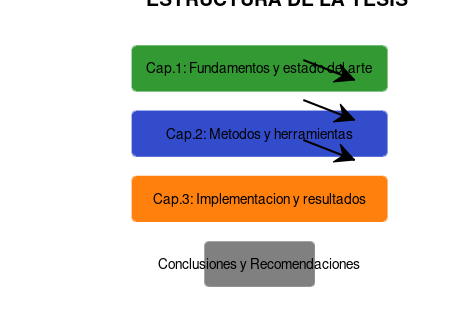
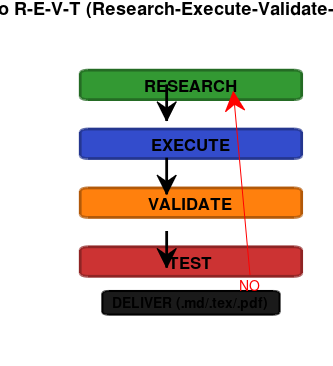
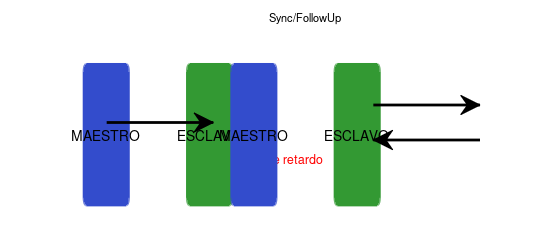
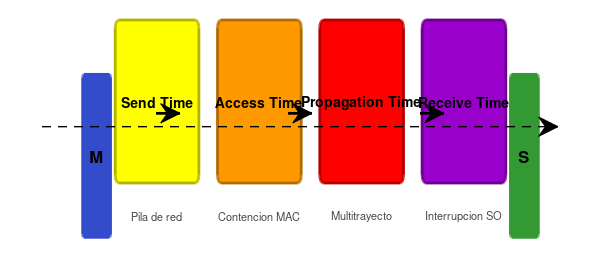

MATLAB code for these plots, in order:
% ===========================================================================
% generar_figuras.m
% Genera todas las figuras conceptuales de la tesis
% Ejecutar desde Octave/MATLAB dentro de src/figures/
% ===========================================================================
%
% Uso:  >> generar_figuras('ch01')  % solo cap. 1
%       >> generar_figuras('ch02')  % solo cap. 2
%       >> generar_figuras('ch03')  % solo cap. 3
%       >> generar_figuras('intro') % solo intro
%       >> generar_figuras('all')   % todos
% ===========================================================================

function generar_figuras(opt)
  if nargin < 1; opt = 'all'; end
  fprintf('=== Generador de figuras de la tesis ===\n');
  switch opt
    case 'all'
      fig_intro_estructura(); fig_intro_ciclo_revt();
      fig_1_1(); fig_1_2(); fig_1_3(); fig_1_4();
      fig_2_1(); fig_2_2(); fig_2_4(); fig_2_5();
      fig_3_1();
    case 'intro'
      fig_intro_estructura(); fig_intro_ciclo_revt();
    case 'ch01'
      fig_1_1(); fig_1_2(); fig_1_3(); fig_1_4();
    case 'ch02'
      fig_2_1(); fig_2_2(); fig_2_4(); fig_2_5();
    case 'ch03'
      fig_3_1();
  end
  fprintf('=== Hecho ===\n');
end

% Helper: exportar figura como PDF con tamaño ajustado
function export_fig(hf, filename)
  pos = get(hf, 'Position');
  w_in = pos(3) / 150;  % convertir píxeles a pulgadas (150 DPI)
  h_in = pos(4) / 150;
  set(hf, 'PaperUnits', 'inches');
  set(hf, 'PaperSize', [w_in h_in]);
  set(hf, 'PaperPosition', [0 0 w_in h_in]);
  print(hf, filename, '-dpdf');
end

% =========================================================================
% INTRODUCCIÓN
% =========================================================================

function fig_intro_estructura()
  fprintf('  fig_intro_estructura...');
  figure('Position', [100 100 700 500], 'Color', 'w');
  clf; hold on; axis off;

  text(0.5, 0.95, 'ESTRUCTURA DE LA TESIS', 'FontSize', 14, ...
    'FontWeight', 'bold', 'HorizontalAlignment', 'center');

  x0=0.3; y0=0.78; w=0.35; h=0.08;
  % Ch1
  rectangle('Position',[x0 y0 w h], 'FaceColor',[0.2 0.6 0.2], ...
    'EdgeColor',[0.2 0.6 0.2], 'LineWidth',2, 'Curvature',0.1);
  text(x0+w/2, y0+h/2, 'Cap.1: Fundamentos y estado del arte', ...
    'FontSize',10, 'HorizontalAlignment','center');
  % Ch2
  rectangle('Position',[x0 y0-0.12 w h], 'FaceColor',[0.2 0.3 0.8], ...
    'EdgeColor',[0.2 0.3 0.8], 'LineWidth',2, 'Curvature',0.1);
  text(x0+w/2, y0-0.12+h/2, 'Cap.2: Metodos y herramientas', ...
    'FontSize',10, 'HorizontalAlignment','center');
  % Ch3
  rectangle('Position',[x0 y0-0.24 w h], 'FaceColor',[1 0.5 0.05], ...
    'EdgeColor',[1 0.5 0.05], 'LineWidth',2, 'Curvature',0.1);
  text(x0+w/2, y0-0.24+h/2, 'Cap.3: Implementacion y resultados', ...
    'FontSize',10, 'HorizontalAlignment','center');
  % Concl
  rectangle('Position',[x0+0.1 y0-0.36 w-0.2 h], ...
    'FaceColor',[0.5 0.5 0.5], 'EdgeColor',[0.5 0.5 0.5], ...
    'LineWidth',1.5, 'Curvature',0.1);
  text(x0+(w-0.2)/2+0.1, y0-0.36+h/2, 'Conclusiones y Recomendaciones', ...
    'FontSize',10, 'HorizontalAlignment','center');
  % Flechas
  annotation('arrow',[0.65 0.76],[0.82 0.76],'LineWidth',1.5);
  annotation('arrow',[0.65 0.76],[0.7 0.64],'LineWidth',1.5);
  annotation('arrow',[0.65 0.76],[0.58 0.52],'LineWidth',1.5);

  export_fig(gcf, 'intro/fig_intro_estructura.pdf');
  close(gcf); fprintf(' OK\n');
end

function fig_intro_ciclo_revt()
  fprintf('  fig_intro_ciclo_revt...');
  figure('Position',[100 100 500 550],'Color','w');
  clf; hold on; axis off;

  cent = [0.5 0.82; 0.5 0.62; 0.5 0.42; 0.5 0.22];
  txts = {'RESEARCH','EXECUTE','VALIDATE','TEST'};
  cols = [0.2 0.6 0.2; 0.2 0.3 0.8; 1 0.5 0.05; 0.8 0.2 0.2];
  for i=1:4
    rectangle('Position',[cent(i,1)-0.15 cent(i,2)-0.05 0.3 0.1], ...
      'FaceColor',cols(i,:),'EdgeColor',cols(i,:)*0.7,'LineWidth',2,'Curvature',0.2);
    text(cent(i,1),cent(i,2),txts{i},'FontSize',12,'FontWeight','bold',...
      'HorizontalAlignment','center');
  end
  % Flechas
  for i=1:3
    annotation('arrow',[0.5 0.5],[cent(i,2)-0.05 cent(i+1,2)+0.05],'LineWidth',2);
  end
  annotation('textarrow',[0.75 0.7],[0.25 0.75],'String','NO','FontSize',10,'Color','r');

  rect = [0.5-0.12 0.04 0.24 0.08];
  rectangle('Position',rect,'FaceColor',[0.1 0.1 0.1],...
    'EdgeColor',[0 0 0],'LineWidth',1.5,'Curvature',0.2);
  text(0.5,0.08,'DELIVER (.md/.tex/.pdf)','FontSize',10,'FontWeight','bold',...
    'HorizontalAlignment','center');
  title('Ciclo R-E-V-T (Research-Execute-Validate-Test)','FontSize',13);

  export_fig(gcf, 'intro/fig_intro_ciclo_revt.pdf');
  close(gcf); fprintf(' OK\n');
end

% =========================================================================
% CAPÍTULO 1
% =========================================================================

function fig_1_1()
  fprintf('  fig_1_1_sync_uni_vs_bidi...');
  figure('Position',[100 100 800 350],'Color','w');
  clf; hold on; axis off;

  % Unidirectional
  text(0.2,0.85,'UNIDIRECCIONAL','FontSize',12,'FontWeight','bold');
  rectangle('Position',[0.05 0.4 0.15 0.15],'FaceColor',[0.2 0.3 0.8],...
    'EdgeColor',[0.2 0.3 0.8],'LineWidth',2,'Curvature',0.1);
  text(0.125,0.475,'MAESTRO','FontSize',10,'HorizontalAlignment','center');
  annotation('arrow',[0.2 0.4],[0.475 0.475],'LineWidth',2);
  rectangle('Position',[0.4 0.4 0.15 0.15],'FaceColor',[0.2 0.6 0.2],...
    'EdgeColor',[0.2 0.6 0.2],'LineWidth',2,'Curvature',0.1);
  text(0.475,0.475,'ESCLAVO','FontSize',10,'HorizontalAlignment','center');
  text(0.3,0.35,'Sync (solo tiempo)','FontSize',8,'HorizontalAlignment','center');
  text(0.56,0.45,'No mide retardo','FontSize',9,'Color','r');

  % Bidirectional
  text(0.7,0.85,'BIDIRECCIONAL','FontSize',12,'FontWeight','bold');
  rectangle('Position',[0.55 0.4 0.15 0.15],'FaceColor',[0.2 0.3 0.8],...
    'EdgeColor',[0.2 0.3 0.8],'LineWidth',2,'Curvature',0.1);
  text(0.625,0.475,'MAESTRO','FontSize',10,'HorizontalAlignment','center');
  rectangle('Position',[0.9 0.4 0.15 0.15],'FaceColor',[0.2 0.6 0.2],...
    'EdgeColor',[0.2 0.6 0.2],'LineWidth',2,'Curvature',0.1);
  text(0.975,0.475,'ESCLAVO','FontSize',10,'HorizontalAlignment','center');
  annotation('arrow',[0.7 0.9],[0.55 0.55],'LineWidth',2);
  annotation('arrow',[0.9 0.7],[0.4 0.4],'LineWidth',2);
  text(0.8,0.6,'Sync/FollowUp','FontSize',8,'HorizontalAlignment','center');
  text(0.8,0.3,'DelayReq/Resp','FontSize',8,'HorizontalAlignment','center');
  text(0.56,0.3,'Mide RTT y calcula offset','FontSize',9,'Color','b');

  text(0.5,0.1,'Fuente: Adaptado de [7].','FontSize',9,'Color',[0.5 0.5 0.5],'HorizontalAlignment','center');
  export_fig(gcf, 'ch01/fig_1_1_sync_uni_vs_bidi.pdf');
  close(gcf); fprintf(' OK\n');
end

function fig_1_2()
  fprintf('  fig_1_2_fuentes_error...');
  figure('Position',[100 100 900 400],'Color','w');
  clf; hold on; axis off;

  text(0.5,0.95,'FUENTES DE ERROR DE SINCRONIZACION','FontSize',13,'FontWeight','bold','HorizontalAlignment','center');
  xi = 0.08; y=0.5; w=0.18; h=0.15;
  etiq={'Send Time','Access Time','Propagation Time','Receive Time'};
  col=[1 1 0; 1 0.6 0; 1 0 0; 0.6 0 0.8];
  note={'Pila de red','Contencion MAC','Multitrayecto','Interrupcion SO'};
  for i=1:4
    xi2=xi+(i-1)*0.22;
    rectangle('Position',[xi2 y w h],'FaceColor',col(i,:),'EdgeColor',col(i,:)*0.7,'LineWidth',2,'Curvature',0.1);
    text(xi2+w/2,y+h/2,etiq{i},'FontSize',10,'HorizontalAlignment','center','FontWeight','bold');
    text(xi2+w/2,y-0.03,note{i},'FontSize',8,'HorizontalAlignment','center','Color',[0.3 0.3 0.3]);
    if i<4; annotation('arrow',[xi2+w xi2+w+0.04],[0.575 0.575],'LineWidth',2); end
  end
  rectangle('Position',[0.01 0.45 0.06 0.15],'FaceColor',[0.2 0.3 0.8],...
    'EdgeColor',[0.2 0.3 0.8],'LineWidth',2,'Curvature',0.1);
  text(0.04,0.525,'M','FontSize',12,'HorizontalAlignment','center','FontWeight','bold');
  rectangle('Position',[0.93 0.45 0.06 0.15],'FaceColor',[0.2 0.6 0.2],...
    'EdgeColor',[0.2 0.6 0.2],'LineWidth',2,'Curvature',0.1);
  text(0.96,0.525,'S','FontSize',12,'HorizontalAlignment','center','FontWeight','bold');
  annotation('arrow',[0.07 0.93],[0.525 0.525],'LineWidth',1,'LineStyle','--');
  text(0.5,0.12,'Fuente: Adaptado de [15].','FontSize',9,'Color',[0.5 0.5 0.5],'HorizontalAlignment','center');
  export_fig(gcf, 'ch01/fig_1_2_fuentes_error.pdf');
  close(gcf); fprintf(' OK\n');
end

function fig_1_3()
  fprintf('  fig_1_3_gptp_medicion...');
  figure('Position',[100 100 800 500],'Color','w');
  clf; hold on; axis off;

  text(0.5,0.95,'Medicion del retardo en gPTP (Peer Delay Mechanism)','FontSize',13,'FontWeight','bold','HorizontalAlignment','center');
  rectangle('Position',[0.05 0.35 0.2 0.12],'FaceColor',[0.2 0.3 0.8],...
    'EdgeColor',[0.2 0.3 0.8],'LineWidth',2,'Curvature',0.1);
  text(0.15,0.41,'SOLICITANTE','FontSize',9,'HorizontalAlignment','center','FontWeight','bold');
  text(0.15,0.45,'(Maestro)','FontSize',8,'HorizontalAlignment','center');
  rectangle('Position',[0.75 0.35 0.2 0.12],'FaceColor',[0.2 0.6 0.2],...
    'EdgeColor',[0.2 0.6 0.2],'LineWidth',2,'Curvature',0.1);
  text(0.85,0.41,'RESPONDEDOR','FontSize',9,'HorizontalAlignment','center','FontWeight','bold');
  text(0.85,0.45,'(Esclavo)','FontSize',8,'HorizontalAlignment','center');
  annotation('arrow',[0.25 0.75],[0.7 0.7],'LineWidth',2);
  text(0.5,0.75,'Pdelay\_Req','FontSize',10,'HorizontalAlignment','center');
  text(0.2,0.72,'t1','FontSize',10,'FontWeight','bold','Color','b');
  text(0.8,0.72,'t2','FontSize',10,'FontWeight','bold','Color','r');
  annotation('arrow',[0.75 0.25],[0.15 0.15],'LineWidth',2);
  text(0.5,0.1,'Pdelay\_Resp','FontSize',10,'HorizontalAlignment','center');
  text(0.8,0.12,'t3','FontSize',10,'FontWeight','bold','Color','r');
  text(0.2,0.12,'t4','FontSize',10,'FontWeight','bold','Color','b');
  annotation('arrow',[0.75 0.25],[0.02 0.02],'LineWidth',1.5,'LineStyle',':');
  text(0.5,-0.02,'PdelayRespFollowUp (t3)','FontSize',9,'HorizontalAlignment','center');
  rectangle('Position',[0.2 -0.18 0.6 0.08],'FaceColor',[1 1 1],...
    'EdgeColor',[0.5 0.5 0.5],'LineWidth',1,'Curvature',0.1);
  text(0.5,-0.14,'Pdelay = [(t4 - t1) - r(t3 - t2)] / 2','FontSize',12,'HorizontalAlignment','center');
  text(0.5,-0.3,'Fuente: Adaptado de [48].','FontSize',9,'Color',[0.5 0.5 0.5],'HorizontalAlignment','center');
  export_fig(gcf, 'ch01/fig_1_3_gptp_medicion_retardo.pdf');
  close(gcf); fprintf(' OK\n');
end

function fig_1_4()
  fprintf('  fig_1_4_retardo_y_deriva...');
  figure('Position',[100 100 900 500],'Color','w');
  subplot(1,2,1); hold on; box on; grid on;
  title('(a) Calculo del retardo de propagacion','FontSize',10);
  xlabel('Tiempo [s]'); axis([0 10 -0.8 1.2]);
  plot([1 1],[0 0.3],'b-','LineWidth',2); text(1,0.4,'t1','FontSize',9,'Color','b','HorizontalAlignment','center');
  plot([3 3],[0 0.3],'b-','LineWidth',2); text(3,0.4,'t4','FontSize',9,'Color','b','HorizontalAlignment','center');
  plot([6 6],[0 -0.3],'r-','LineWidth',2); text(6,-0.4,'t2','FontSize',9,'Color','r','HorizontalAlignment','center');
  plot([8 8],[0 -0.3],'r-','LineWidth',2); text(8,-0.4,'t3','FontSize',9,'Color','r','HorizontalAlignment','center');
  plot([0 10],[0 0],'k-','LineWidth',1.5);

  subplot(1,2,2); hold on; box on; grid on;
  title('(b) Impacto de la deriva de los relojes','FontSize',10);
  xlabel('Tiempo [s]'); ylabel('Offset [s]'); axis([0 10 -1 1]);
  t=linspace(0,10,100);
  plot(t,0.3*cos(t/3),'b-','LineWidth',2,'DisplayName','Maestro (ref)');
  plot(t,0.5*cos(t/2.7)+0.2,'r--','LineWidth',2,'DisplayName','Esclavo (deriva)');
  legend('Location','southoutside','FontSize',9);
  text(5,-0.85,'El offset crece con el tiempo debido al skew','FontSize',9,'HorizontalAlignment','center');
  % sgtitle('Figura 1.4','FontSize',11); (use suptitle in Octave)
  export_fig(gcf, 'ch01/fig_1_4_retardo_y_deriva.pdf');
  close(gcf); fprintf(' OK\n');
end

% =========================================================================
% CAPÍTULO 2
% =========================================================================

function fig_2_1()
  fprintf('  fig_2_1_ubicaciones_ts...');
  figure('Position',[100 100 450 500],'Color','w');
  clf; hold on; axis off;
  y0=0.75; w=0.5; h=0.07; xc=0.5;
  capas={'APLICACION (t\_clock())','PILA DE RED / DRIVER','CAPA MAC','CAPA FISICA - PHY','MEDIO INALAMBRICO'};
  cols=[0.8 0.2 0.2; 0.8 0.4 0.2; 0.8 0.8 0.2; 0.2 0.8 0.2; 0.2 0.2 0.8];
  for i=1:5
    yi=y0-(i-1)*0.1;
    rectangle('Position',[xc-w/2 yi w h],'FaceColor',cols(i,:),'EdgeColor',cols(i,:)*0.7,'LineWidth',2,'Curvature',0.05);
    text(xc,yi+h/2,capas{i},'FontSize',10,'HorizontalAlignment','center','FontWeight','bold');
  end
  annotation('textarrow',[0.78 0.85],[0.7 0.35],'String','Precision creciente','FontSize',9,'LineWidth',1.5);
  text(0.5,0.2,'TS por SW: alta varianza','FontSize',8,'Color',[0.8 0.2 0.2],'HorizontalAlignment','center');
  text(0.5,0.15,'TS por HW: precision ns', 'FontSize',8,'Color',[0.2 0.8 0.2],'HorizontalAlignment','center');
  text(0.5,0.05,'Fuente: Adaptado de [56].','FontSize',9,'Color',[0.5 0.5 0.5],'HorizontalAlignment','center');
  export_fig(gcf, 'ch02/fig_2_1_ubicaciones_ts.pdf');
  close(gcf); fprintf(' OK\n');
end

function fig_2_2()
  fprintf('  fig_2_2_latencias_sw...');
  figure('Position',[100 100 900 400],'Color','w');
  clf; hold on; axis off;
  text(0.5,0.95,'Latencias de estampa de tiempo de software','FontSize',12,'FontWeight','bold','HorizontalAlignment','center');

  rect = [0.05 0.5 0.12 0.1];
  rectangle('Position',rect,'FaceColor',[0.2 0.3 0.8],'EdgeColor',[0.2 0.3 0.8],'LineWidth',2,'Curvature',0.1);
  text(0.11,0.55,'Software TX','FontSize',8,'HorizontalAlignment','center');

  rect = [0.17 0.5 0.1 0.1];
  rectangle('Position',rect,'FaceColor',[1 1 0],'EdgeColor',[1 1 0],'LineWidth',2,'Curvature',0.1);
  text(0.22,0.55,'p1','FontSize',8,'HorizontalAlignment','center');

  annotation('arrow',[0.27 0.73],[0.7 0.7],'LineWidth',2);
  text(0.5,0.75,'tms (propagacion M->S)','FontSize',8,'HorizontalAlignment','center');

  rect = [0.73 0.5 0.1 0.1];
  rectangle('Position',rect,'FaceColor',[1 1 0],'EdgeColor',[1 1 0],'LineWidth',2,'Curvature',0.1);
  text(0.78,0.55,'p2','FontSize',8,'HorizontalAlignment','center');

  rect = [0.83 0.5 0.12 0.1];
  rectangle('Position',rect,'FaceColor',[0.2 0.6 0.2],'EdgeColor',[0.2 0.6 0.2],'LineWidth',2,'Curvature',0.1);
  text(0.89,0.55,'Software RX','FontSize',8,'HorizontalAlignment','center');

  annotation('arrow',[0.73 0.27],[0.3 0.3],'LineWidth',2);
  text(0.5,0.25,'tsm (propagacion S->M)','FontSize',8,'HorizontalAlignment','center');

  % Timestamps
  text(0.1,0.63,'^t1','FontSize',10,'FontWeight','bold','Color','b');
  text(0.9,0.63,'^t2','FontSize',10,'FontWeight','bold','Color','r');
  text(0.9,0.38,'^t3','FontSize',10,'FontWeight','bold','Color','r');
  text(0.1,0.38,'^t4','FontSize',10,'FontWeight','bold','Color','b');

  rect = [0.15 0.02 0.7 0.08];
  rectangle('Position',rect,'FaceColor',[1 1 1],'EdgeColor',[0.5 0.5 0.5],'LineWidth',1,'Curvature',0.1);
  text(0.5,0.06,'t1 = ^t1 + p1  |  t2 = ^t2 - p2  |  t3 = ^t3 + p3  |  t4 = ^t4 - p4','FontSize',10,'HorizontalAlignment','center');
  text(0.5,-0.05,'Fuente: Adaptado de [11].','FontSize',9,'Color',[0.5 0.5 0.5],'HorizontalAlignment','center');
  export_fig(gcf, 'ch02/fig_2_2_latencias_sw.pdf');
  close(gcf); fprintf(' OK\n');
end

function fig_2_4()
  fprintf('  fig_2_4_metodo_hibrido...');
  figure('Position',[100 100 700 500],'Color','w');
  clf; hold on; axis off;

  text(0.5,0.95,'METODO HIBRIDO: EXEL + AKF','FontSize',14,'FontWeight','bold','HorizontalAlignment','center');

  rectangle('Position',[0.15 0.55 0.3 0.18],'FaceColor',[0.2 0.3 0.8],...
    'EdgeColor',[0.2 0.3 0.8],'LineWidth',2,'Curvature',0.1);
  text(0.3,0.67,'ETAPA 1: EXEL','FontSize',11,'FontWeight','bold','HorizontalAlignment','center');
  text(0.3,0.6,'Correccion determinista','FontSize',9,'HorizontalAlignment','center');
  text(0.3,0.57,'p1-p4 en estampas','FontSize',9,'HorizontalAlignment','center');

  annotation('arrow',[0.3 0.5],[0.48 0.48],'LineWidth',2);
  text(0.4,0.5,'zk = theta\_Exel','FontSize',9,'HorizontalAlignment','center');

  rectangle('Position',[0.55 0.35 0.3 0.25],'FaceColor',[1 0.5 0.05],...
    'EdgeColor',[1 0.5 0.05],'LineWidth',2,'Curvature',0.1);
  text(0.7,0.54,'ETAPA 2: AKF','FontSize',11,'FontWeight','bold','HorizontalAlignment','center');
  text(0.7,0.47,'Filtro de Kalman Adaptativo','FontSize',9,'HorizontalAlignment','center');
  text(0.7,0.41,'3 estados: [theta, skew, Delta]','FontSize',8,'HorizontalAlignment','center');
  text(0.7,0.37,'Rk adaptativo (N=20)','FontSize',8,'HorizontalAlignment','center');

  annotation('arrow',[0.7 0.7],[0.3 0.18],'LineWidth',2);
  text(0.72,0.24,'theta\_AKF','FontSize',9,'HorizontalAlignment','center');

  rectangle('Position',[0.45 0.05 0.5 0.12],'FaceColor',[0.2 0.6 0.2],...
    'EdgeColor',[0.2 0.6 0.2],'LineWidth',2,'Curvature',0.1);
  text(0.7,0.11,'CORRECCION RELOJ ESCLAVO','FontSize',11,'FontWeight','bold','HorizontalAlignment','center');

  annotation('arrow',[0.1 0.15],[0.64 0.64],'LineWidth',2);
  text(0.05,0.66,'Mensajes gPTP','FontSize',8,'HorizontalAlignment','center');
  text(0.05,0.62,'(t1..t4)','FontSize',8,'HorizontalAlignment','center');

  export_fig(gcf, 'ch02/fig_2_4_metodo_hibrido.pdf');
  close(gcf); fprintf(' OK\n');
end

function fig_2_5()
  fprintf('  fig_2_5_ciclo_akf...');
  figure('Position',[100 100 700 600],'Color','w');
  clf; hold on; axis off;

  text(0.5,0.97,'Ciclo del Filtro de Kalman Adaptativo','FontSize',13,'FontWeight','bold','HorizontalAlignment','center');

  rect = [0.15 0.82 0.3 0.08];
  rectangle('Position',rect,'FaceColor',[0.8 0.8 0.8],'EdgeColor',[0.3 0.3 0.3],'LineWidth',2,'Curvature',0.1);
  text(0.3,0.86,'Inicializacion: x0, P0, Q, R0, N=20','FontSize',9,'HorizontalAlignment','center');

  rect = [0.15 0.62 0.3 0.12];
  rectangle('Position',rect,'FaceColor',[0.4 0.6 0.8],'EdgeColor',[0.2 0.3 0.8],'LineWidth',2,'Curvature',0.1);
  text(0.3,0.7,'PREDICCION','FontSize',10,'FontWeight','bold','HorizontalAlignment','center');
  text(0.3,0.65,'x^- = F*x  |  P^- = F*P*F''+Q','FontSize',8,'HorizontalAlignment','center');

  rect = [0.55 0.65 0.3 0.12];
  rectangle('Position',rect,'FaceColor',[0.8 0.8 0.2],'EdgeColor',[0.6 0.6 0],'LineWidth',2,'Curvature',0.1);
  text(0.7,0.73,'MEDICION zk','FontSize',10,'FontWeight','bold','HorizontalAlignment','center');
  text(0.7,0.68,'zk = theta\_Exel','FontSize',9,'HorizontalAlignment','center');

  rect = [0.55 0.5 0.3 0.08];
  rectangle('Position',rect,'FaceColor',[0.8 0.4 0.2],'EdgeColor',[0.8 0.4 0.2],'LineWidth',1.5,'Curvature',0.1);
  text(0.7,0.54,'Rk = var(innovaciones, N=20)','FontSize',8,'HorizontalAlignment','center');

  rect = [0.15 0.42 0.3 0.12];
  rectangle('Position',rect,'FaceColor',[0.2 0.6 0.2],'EdgeColor',[0.2 0.6 0.2],'LineWidth',2,'Curvature',0.1);
  text(0.3,0.5,'ACTUALIZACION','FontSize',10,'FontWeight','bold','HorizontalAlignment','center');
  text(0.3,0.45,'K = P^-*H''/(H*P^-*H''+Rk)','FontSize',8,'HorizontalAlignment','center');
  text(0.3,0.425,'x = x^- + K*(zk - H*x^-)','FontSize',8,'HorizontalAlignment','center');

  annotation('arrow',[0.3 0.3],[0.78 0.74],'LineWidth',2);
  annotation('arrow',[0.3 0.55],[0.68 0.68],'LineWidth',2);
  annotation('arrow',[0.85 0.85],[0.65 0.58],'LineWidth',1.5);
  annotation('arrow',[0.7 0.45],[0.54 0.48],'LineWidth',2);
  annotation('arrow',[0.3 0.3],[0.38 0.18],'LineWidth',2);

  rect = [0.15 0.08 0.3 0.08];
  rectangle('Position',rect,'FaceColor',[0.2 0.8 0.2],'EdgeColor',[0.2 0.8 0.2],'LineWidth',2,'Curvature',0.1);
  text(0.3,0.12,'SALIDA: theta\_AKF','FontSize',10,'FontWeight','bold','HorizontalAlignment','center');

  annotation('arrow',[0.45 0.6],[0.12 0.86],'LineWidth',1.5,'LineStyle',':','Color',[0.5 0.5 0.5]);
  export_fig(gcf, 'ch02/fig_2_5_ciclo_akf.pdf');
  close(gcf); fprintf(' OK\n');
end

% =========================================================================
% CAPÍTULO 3
% =========================================================================

function fig_3_1()
  fprintf('  fig_3_1_esquema_implementacion...');
  figure('Position',[100 100 800 400],'Color','w');
  clf; hold on; axis off;

  text(0.5,0.95,'Esquema de la implementacion desarrollada','FontSize',13,'FontWeight','bold','HorizontalAlignment','center');

  rect = [0.03 0.35 0.15 0.15];
  rectangle('Position',rect,'FaceColor',[0.2 0.3 0.8],'EdgeColor',[0.2 0.3 0.8],'LineWidth',2,'Curvature',0.1);
  text(0.105,0.43,'MAESTRO','FontSize',11,'FontWeight','bold','HorizontalAlignment','center');
  text(0.105,0.37,'(GM)','FontSize',8,'HorizontalAlignment','center');

  rect = [0.55 0.3 0.25 0.25];
  rectangle('Position',rect,'FaceColor',[0.2 0.6 0.2],'EdgeColor',[0.2 0.6 0.2],'LineWidth',2,'Curvature',0.1);
  text(0.675,0.48,'ESCLAVO','FontSize',11,'FontWeight','bold','HorizontalAlignment','center');
  text(0.675,0.42,'Etapa 1: Exel','FontSize',8,'HorizontalAlignment','center');
  text(0.675,0.36,'Etapa 2: AKF','FontSize',8,'HorizontalAlignment','center');

  annotation('arrow',[0.18 0.55],[0.5 0.5],'LineWidth',2);
  text(0.365,0.53,'Tms = d/c + ta','FontSize',10,'HorizontalAlignment','center');
  annotation('arrow',[0.55 0.18],[0.35 0.35],'LineWidth',2);
  text(0.365,0.3,'Tsm = d/c - ta','FontSize',10,'HorizontalAlignment','center');

  annotation('textarrow',[0.18 0.55],[0.6 0.6],'String','d = 30 m','FontSize',9,'LineWidth',1);
  text(0.5,0.12,'d=30m | c=3e8 m/s | ta=asimetria desconocida','FontSize',9,'HorizontalAlignment','center');
  text(0.5,0.03,'Fuente: Elaboracion propia.','FontSize',9,'Color',[0.5 0.5 0.5],'HorizontalAlignment','center');

  export_fig(gcf, 'ch03/fig_3_1_esquema_implementacion.pdf');
  close(gcf); fprintf(' OK\n');
end
